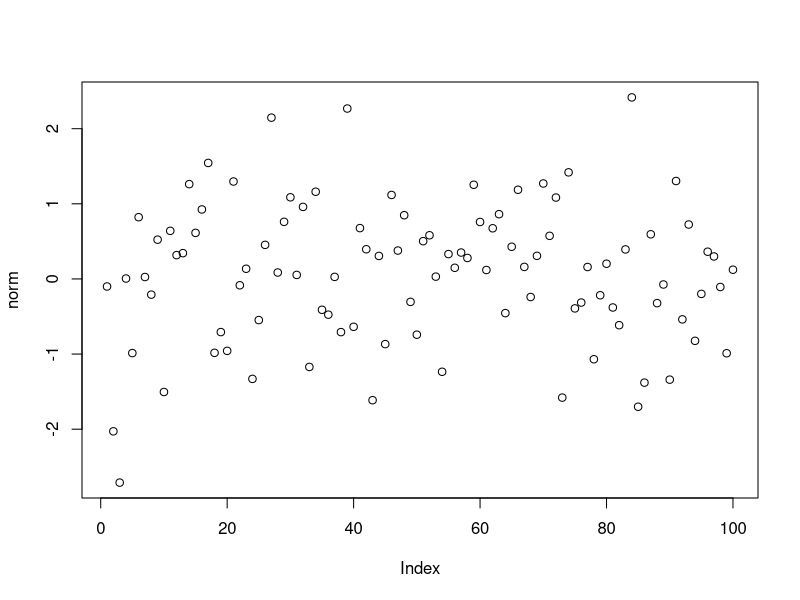

This figure's R source:
## ---- chunk 1
knitr::opts_chunk$set(echo = TRUE)
## ---- chunk 2
norm <- rnorm(100, mean = 0, sd = 1)
norm
## ---- chunk 3
mtcars
## ---- chunk 4
knitr::kable(mtcars, digits = 2)
## ---- chunk 5
plot(norm)
